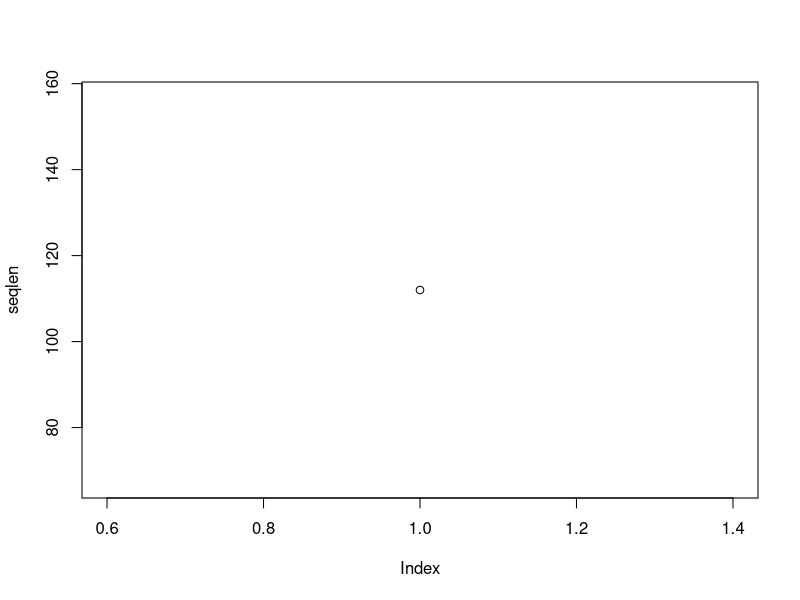

Source code (R):
seqlen<-c()
for (i in 1:1000) {
  n=i
  counter=1
  while (n != 1){
    if(n%%2==0) {
      n<-as.integer(n/2)
    }else {
      n<-as.integer(3*n+1)
    } 
    counter<-counter+1
  }
}
seqlen<-c(seqlen,counter)
plot(seqlen)